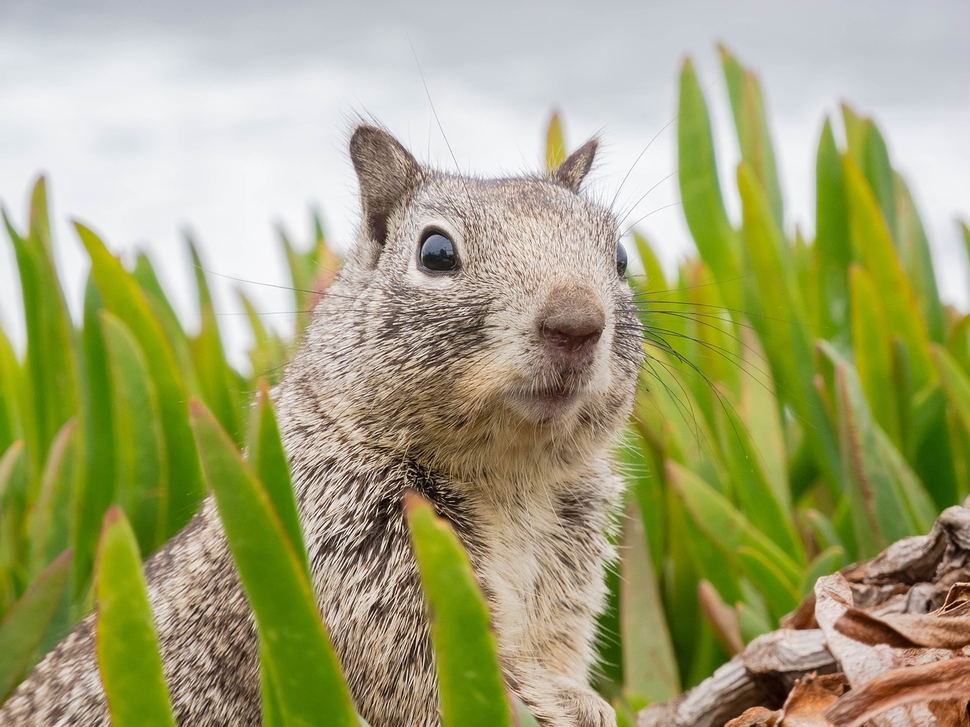
#> input picture LV6/example.png, 970 x 727 px, shrunk from 1280 x 960 before the run
$ python lab6_5.py
#> lines starting #> are read from the running program, lines starting #| are printed output that depends on the picture
import numpy as np
import matplotlib.pyplot as plt
import matplotlib.image as mpimg
from sklearn.cluster import KMeans

ulazna_slika = mpimg.imread('example.png')
#> ulazna_slika is the input picture: shape (727, 970, 3) float32; mean R, G, B 0.643, 0.645, 0.463

if ulazna_slika.max() <= 1.0:
    ulazna_slika = (ulazna_slika * 255).astype(np.uint8)

slika_2d = ulazna_slika.reshape(-1, 3)

broj_klastera = 10
model_kmeans = KMeans(n_clusters=broj_klastera, n_init=1, random_state=42)
model_kmeans.fit(slika_2d)


centri_boje = model_kmeans.cluster_centers_.astype(np.uint8)
etikete = model_kmeans.labels_
kvantizirana_slika = centri_boje[etikete].reshape(ulazna_slika.shape)


plt.figure(figsize=(12, 6))

plt.subplot(1, 2, 1)
plt.imshow(ulazna_slika)
plt.title("Izvorna slika")

plt.subplot(1, 2, 2)
plt.imshow(kvantizirana_slika)
plt.title(f"Kvantizirana slika (k={broj_klastera})")

plt.show()
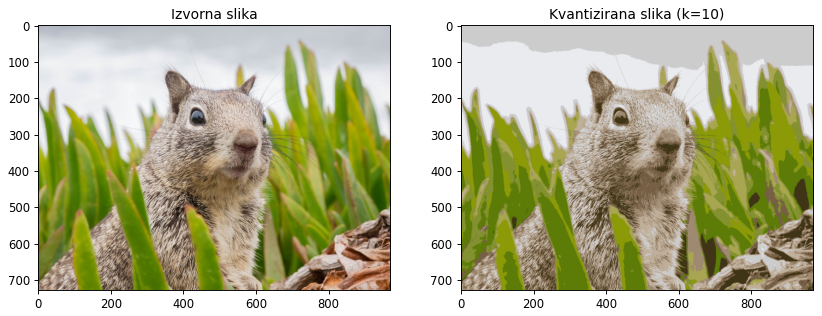
#> figure drawn by matplotlib, 2 panels

# kvantizacijom se slika pojednostavljuje korištenjem manje boja
